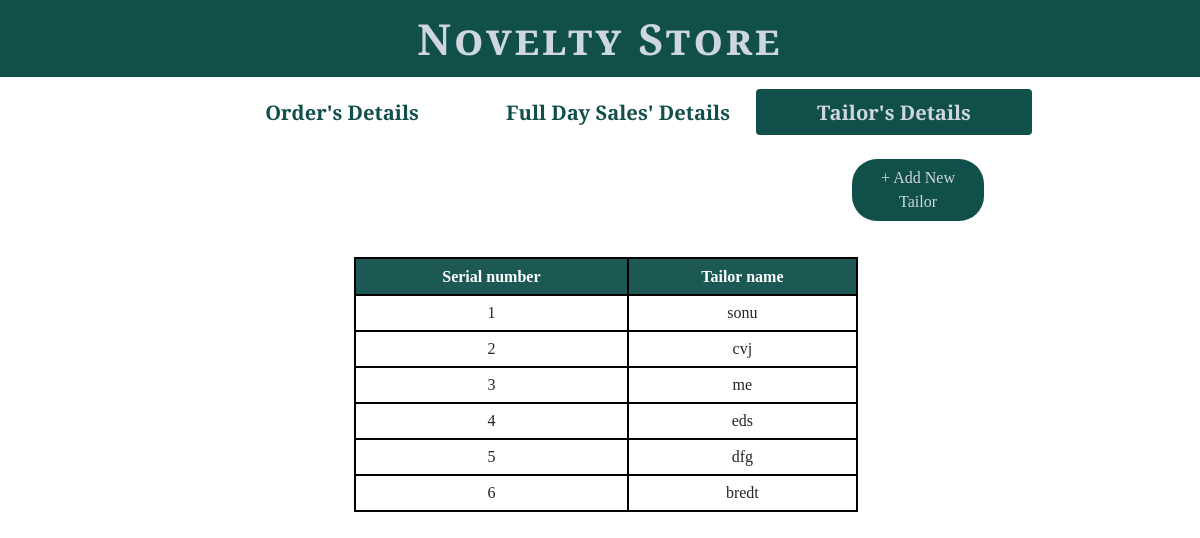
/tailors, run on the app's committed database.
### garments/models.py (models this page shows)
class tailor(models.Model):
    tailorid=models.AutoField(primary_key=True)
    tailor_name=models.CharField(max_length=20)

### garments/views.py (the view)
# urls.py: path('tailors',views.Tailors),
def Tailors(request):
    info=tailor.objects.all()
    context={'tailor':info}
    return render(request,'tailors.html',context)

### templates/tailors.html (shortened to what this page needs)
{% extends 'base.html' %}
{% block c %}active {% endblock c %}
{% block add%}newtailor{% endblock add %}	{% block what %}Tailor{% endblock what %}
{% block stylesheet%}
<link rel='stylesheet' href='../static/css/orders.css'>
{% endblock stylesheet%}
{% block body %}
{% load mathfilters %}
{% load multifor %}
{% if tailor %}
<table style="margin-left: 29.5%;
    width: 42%;
    margin-top: 3%;">
<tr>
		<th>Serial number</th>
		<th>Tailor name</th>
</tr>
{% for i in tailor%}
<tr>
<td>{{i.tailorid}}</td>
<td>{{i.tailor_name}}</td>
</tr>
{% endfor %}
</table>
{% else %}
<h3>No Records</h3>
{% endif %}
{% endblock body %}

### templates/base.html (shortened to what this page needs)
<!DOCTYPE html>
<html lang="en">
	<head>
	    <link rel='stylesheet' href='../static/css/base.css'>
<link href="https://cdn.jsdelivr.net/npm/bootstrap@5.1.3/dist/css/bootstrap.min.css" rel="stylesheet"><link rel="preconnect" href="https://fonts.googleapis.com">
	    {% block stylesheet %}{%endblock stylesheet %}
	</head>
	<body>
		<nav class="navbar">
  			<div class="container-fluid">
    				<span class="navbar-brand mb-0 h1" id='heading'>Novelty Store</span>
  			</div>
		</nav>
		<nav class="nav nav-pills nav-justified">
  			<a class="nav-link {% block a %}{% endblock a%}"  href="orders">Order's Details</a>
  			<a class="nav-link {% block b %}{% endblock b %}" href="fullday">Full Day Sales' Details</a>
 			<a class="nav-link {% block c %}{% endblock c %}" href="tailors">Tailor's Details</a>
		</nav>
		<a class="btn " href="{% block add%}{% endblock add %}" role="button" style="{% block hide %}{% endblock hide %}">+ Add New {% block what %}{% endblock what %}</a>
		{% block body %}{% endblock body %}
	</body>
</html>

### static/css/base.css (style rules this page uses)
* { font-family: 'Playfair Display', serif; }
body { background-color: rgba(227, 230, 238, 0.9); }
#heading { margin-bottom: 0 !important; margin-inline: auto; font-size: 267%; font-weight: 900; letter-spacing: 3px; color: rgba(227, 230, 238, 0.9); font-variant: small-caps; }
.navbar { background-color:#114f4a; margin-bottom:1%; }
.nav { padding-left: 17% !important; padding-right: 14%; }
.active { background-color:#114f4a !important; color: rgba(227, 230, 238, 0.9) !important; }
nav a { color: #114f4a !important; font-size: 126%; font-weight: 591; }
.btn { border-radius: 25px !important; width: 11%; margin-left: 71%; margin-top: 2%; background-color: #114f4a!important; color: rgba(227, 230, 238, 0.9) !important; }

### static/css/orders.css (style rules this page uses)
table { margin-left: 6.5%; width: 85%; margin-top: 3%; }
tbody, td, tfoot, th, thead, tr { padding:1%; text-align:center; border: 2px double #000000; font-family: fangsong; }
tr th { background: #1c5954; color: #ffffff; }

### data on the page
tailor: tailorid "1", tailor_name "sonu"
tailor: tailorid "2", tailor_name "cvj"
tailor: tailorid "3", tailor_name "me"
tailor: tailorid "4", tailor_name "eds"
tailor: tailorid "5", tailor_name "dfg"
tailor: tailorid "6", tailor_name "bredt"
